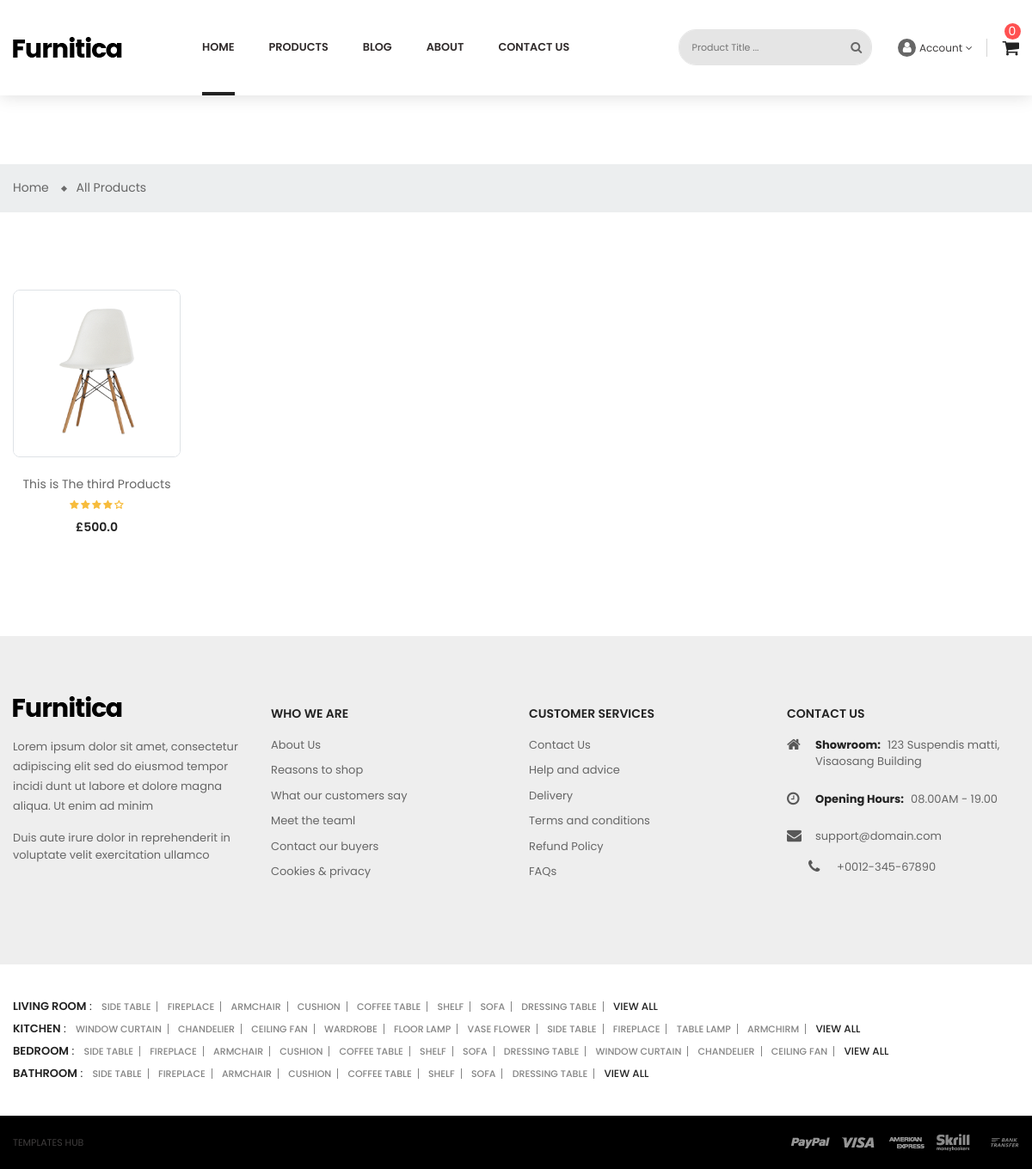
/en/product/wishlist/ (signed in), run on the app's committed database.
### products/models.py (models this page shows, shortened)
class ProductModel(models.Model):
    categories = models.ManyToManyField(
        ProductCategoryModel,
        related_name='products',
        verbose_name=_('Categories')
    )
    tags = models.ManyToManyField(
        ProductTagsModel,
        related_name='products',
        verbose_name=_('Tags')
    )
    colors = models.ManyToManyField(
        ProductColorModel,
        related_name='products',
        verbose_name=_('Colors')
    )
    sizes = models.ManyToManyField(
        ProductSizeModel,
        related_name='products',
        verbose_name=_('Sizes')
    )
    brand = models.ForeignKey(
        ProductBrandModel,
        related_name='products',
        on_delete=models.CASCADE,
        verbose_name=_('Brand')
    )
    wishlist = models.ManyToManyField(
        UserModel,
        related_name='wishlist',
        verbose_name=_('Wishlist')
    )
    image_1 = models.ImageField(upload_to='products', verbose_name=_('Product Image 1'))
    image_2 = models.ImageField(upload_to='products', verbose_name=_('Product Image 2'))
    title = models.CharField(max_length=50, verbose_name=_('Product Title'))
    price = models.FloatField(verbose_name=_('Product Price'))
    little_about = models.TextField(verbose_name=_('Little About Product'))
    full_about = models.TextField(verbose_name=_('Full About Product'))
    in_stock = models.BooleanField(default=True, verbose_name=_('In Stock'))
    product_views = models.IntegerField(default=0, verbose_name=_('Product Views'))
    created_at = models.DateTimeField(auto_now_add=True, verbose_name=_('Created At'))
    updated_at = models.DateTimeField(auto_now=True, verbose_name=_('Updated At'))
    class Meta:
        verbose_name = _('Product')
        verbose_name_plural = _('Products')

### products/views.py (the view)
# urls.py: path('wishlist/', WishListView.as_view(), name='wishlist'),
class WishListView(LoginRequiredMixin, ListView):
    template_name = 'user-wishlist.html'
    context_object_name = 'products'
    def get_queryset(self):
        return self.request.user.wishlist.all()

### home/templatetags/my_tags.py (called while the page is built)
@register.filter
def in_wishlist(product, request):
    return request.user in product.wishlist.all()

@register.simple_tag
def cart_products(request):
    return len(request.session.get('cart', []))

### templates/user-wishlist.html (shortened to what this page needs)
{% extends 'layouts/base.html' %}
{% load static %}
{% load i18n %}
{% load my_tags %}
{% block content %}
    <div class="main-content">
        <div id="wrapper-site">
            <div id="content-wrapper" class="full-width">
                <div id="main">
                    <div class="page-home">
                        <nav class="breadcrumb-bg">
                            <div class="container no-index">
                                <div class="breadcrumb">
                                    <ol>
                                        <li>
                                            <a href="{% url 'home:home' %}">
                                                <span>Home</span>
                                            </a>
                                        </li>
                                        <li>
                                            <a href="{% url 'product:list' %}">
                                                <span>All Products</span>
                                            </a>
                                        </li>
                                    </ol>
                                </div>
                            </div>
                        </nav>
                        <div class="container">
                            <div class="content">
                                <div class="row">
                                    <div class="col-sm-8 col-lg-9 col-md-8 product-container">
                                        <div class="tab-content product-items">
                                            <div id="grid" class="related tab-pane fade in active show">
                                                <div class="row">
                                                    {% for product in products %}
                                                        <div class="item text-center col-md-3">
                                                            <div class="product-miniature js-product-miniature item-one first-item">
                                                                <div class="thumbnail-container border">
                                                                    <a href="{% url 'product:detail' pk=product.pk %}">
                                                                        <img class="img-fluid image-cover"
                                                                             src="{{ product.image_1.url }}" alt="img">
                                                                    </a>
                                                                </div>
                                                                <div class="product-description">
                                                                    <div class="product-groups">
                                                                        <div class="product-title">
                                                                            <a href="{% url 'product:detail' pk=product.pk %}">
                                                                                {{ product.title }}</a>
                                                                        </div>
                                                                        <div class="rating">
                                                                            <div class="star-content">
                                                                                <div class="star"></div>
                                                                                <div class="star"></div>
                                                                                <div class="star"></div>
                                                                                <div class="star"></div>
                                                                                <div class="star"></div>
                                                                            </div>
                                                                        </div>
                                                                        <div class="product-group-price">
                                                                            <div class="product-price-and-shipping">
                                                                                <span class="price">£{{ product.price }}</span>
                                                                            </div>
                                                                        </div>
                                                                    </div>
                                                                    <div class="product-buttons d-flex justify-content-center">
                                                                    </div>
                                                                </div>
                                                            </div>
                                                        </div>
                                                    {% endfor %}
                                                </div>
                                            </div>
                                        </div>
                                    </div>
                                </div>
                            </div>
                        </div>
                    </div>
                </div>
            </div>
        </div>
    </div>
{% endblock %}

### data on the page
ProductModel: image_1 (picture), title "This is The third Products", price "500.0"
